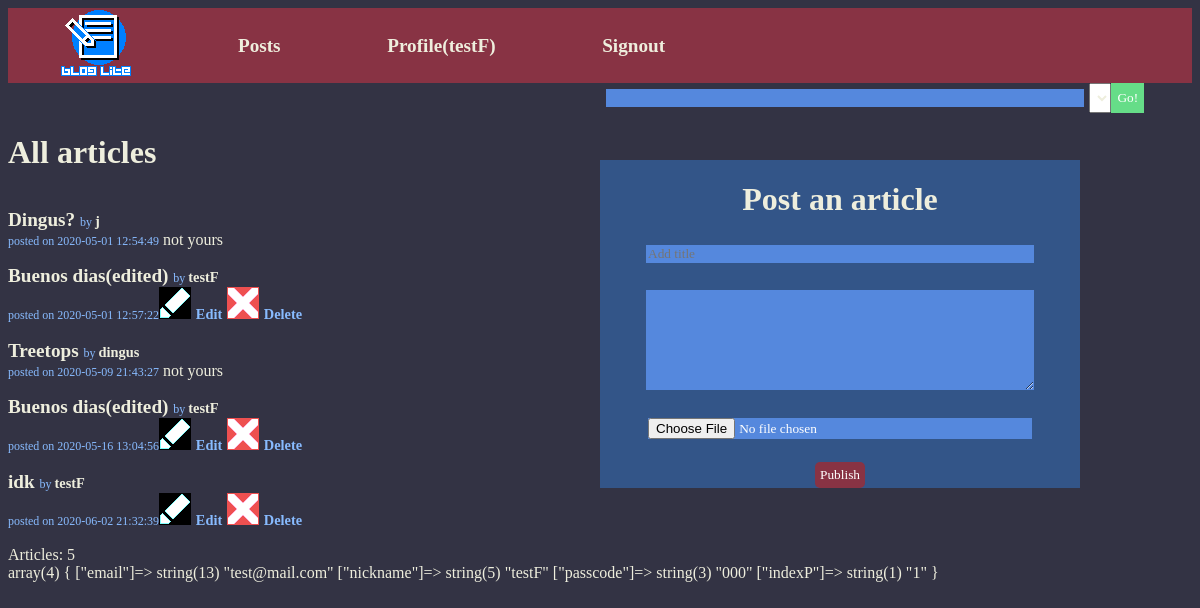
The app's page /?page=post (signed in) with its own data.
### tables this page shows
CREATE TABLE `article` (
  `title` varchar(255) DEFAULT NULL,
  `body` text,
  `submitDate` timestamp NOT NULL DEFAULT CURRENT_TIMESTAMP,
  `indexA` int(8) NOT NULL,
  `indexP` int(8) NOT NULL
);

CREATE TABLE `person` (
  `nickname` varchar(100) DEFAULT NULL,
  `email` varchar(50) DEFAULT NULL,
  `passcode` varchar(60) DEFAULT NULL,
  `indexP` int(8) NOT NULL
);

### View/summary.php (called while the page is built)
<?php
include('Controller/postC.php');
$PostC = new PostC();
$PostC->searchFunction();
$PostC->postCollection();
$PostC->newPost();

### Model/dbConnect.php (called while the page is built)
<?php
class DB
{
    public static function accessDB()
    {
        try
        {
            $DataObject = new PDO('mysql:host=localhost;dbname=projectdb', 'root', 'root');
            $DataObject->setAttribute(PDO::ATTR_ERRMODE, PDO::ERRMODE_EXCEPTION);
            return $DataObject;
        }
        catch (Exception $Error)
        {
            die ('Not connected to database <br>'. $Error->getMessage());
        }
    }
}

### Model/postM.php (called while the page is built, shortened)
<?php
	class PostM
	{
		public function viewAllPost()
		{
			return $this->DataObject->query("SELECT * FROM article INNER JOIN person ON article.indexP = person.indexP")->fetchAll();
		}
	}

### View/postV.php (the view, shortened to what this page needs)
<?php
	class PostV
	{
		public function postForm()
		{
			echo
			'<div class="author">
			<form method="POST" action="" enctype="multipart/form-data">
			<h1>Post an article</h1>
				<input type="text" name="title" placeholder="Add title"><br>
				<textarea name="body" rows="6" cols="80"></textarea><br>
				<input type="file" value="Add picture" name="fileURL"><br>
				<input type="submit" name="publish" class="send" value="Publish">
			</form>
			</div>';
		}
		public function postList($fetchResult)
        {
			echo "<h1>All articles</h1>";
			echo "<div class='postlist'>";
			$i = 0;
            foreach ($fetchResult as $key)
            {
				echo "<p>
					<a href='?page=article&indexA=" . $key['indexA'] . "'> " . $key['title'] . " </a><span class='notice'> by
					<a href='?page=profile&indexP=" . $key['indexP'] . "'> " . $key['nickname'] .
					"</a><br> posted on " . $key['submitDate'] . "</span>";
				if ($_SESSION['indexP'] == $key['indexP'])
				{
					echo "<a href='?page=editarticle&indexA=" . $key['indexA'] . "'><img alt='delete' src='img/edit.png'> <span class='notice'>Edit</span>  </a>
					<a href='?page=postdel&indexA=" . $key['indexA'] . "'><img alt='delete' src='img/delete.png'> <span class='notice'>Delete</span>  </a>
					</p>";
				}
				else
				{
					echo " not yours ";
				}
				$i++;
			}
			if ($i > 0)
			{
				echo "Articles: " . $i . " </div>";
			}
			else
			{
				echo "No articles </div>";
			}
		}
		public function searchBar()
		{
			echo
			'<div class="search">
			<input type="text">
			<select>
			<option></option>
			<option></option>
			</select>
			<button>Go!</button>
			</div>';
		}
	}

### index.php (shortened to what this page needs)
<?php
	include_once("Controller/router.php");
	include_once("Model/dbConnect.php");
?>
<!DOCTYPE html>
<html>
<head>
	<link rel="stylesheet" type="text/css" href="Assets/style.css">
</head>
<body>
	<header>
		<div class="menu">
		<a href="?page=home"><img src="Img/logo.PNG"></a>
		<a href="?page=post">Posts</a>
		<?php echo (isset($_SESSION['nickname'])) ? '<a href="?page=me">
		Profile(' . $_SESSION['nickname'] . ')</a><a href="?page=signout">
		Signout </a>' : '<a href="?page=login"> Login </a><a href="?page=register"> Register </a>' ?>
		</div>
	</header>
	<div class="container">
	<?php
	$Route = new Route();
	$page = (isset($_GET["page"])) ? $_GET["page"] : "";
	$Route->allRoute($page);
	var_dump($_SESSION);
	?>
	</div>
</body>
</html>

### Controller/router.php (shortened to what this page needs)
<?php
    class Route
    {
        public function allRoute($page)
        {
            $this->page = $page;
            switch ($this->page)
            {
                case "post":
                include("View/summary.php");
                break;
            }
        }
    }

### Controller/postC.php (shortened to what this page needs)
<?php
include('Model/PostM.php');
include('View/PostV.php');
class PostC extends PostM
	{
		public function __construct()
		{
			$this->DataObject = DB::accessDB();
		}
		public function searchFunction()
		{
			$PostV = new PostV();
			$PostV->searchBar();
		}
		public function newPost()
		{
			$PostV = new PostV();
			if (isset($_SESSION['indexP']))
			{
				$PostV->postForm();
			}
			else
			{
				$PostV->postNotice("<br><span class='notice'>You must be connected to post articles.</span>");
			}
		}
		public function postCollection()
		{
			$PostV = new PostV();
			$fetchResult = $this->viewAllPost();
			$PostV->postList($fetchResult);
		}
	}
?>

### Assets/style.css (style rules this page uses)
* { color: #EED; font-family: Georgia; transition: all 0.1s; }
body { background: #334; }
.container { display: flex; flex-direction: column; }
header { position: sticky; top : 0; left: 0; background: #834; width: 100%; }
.postlist { width: 50%; }
.search { position: sticky; top: 1%; left: 50%; display: flex; width: 50%; flex-direction: row; }
button { border: none; background: #6D8; color: white; font-family: 1234; font-size: 1.2 em; }
a { text-decoration: none; font-weight: bold; font-size: 1.2em; margin: auto; }
form { display: flex; flex-direction: column; align-items: center; width: 80%; background: #358; justify-content: space-between; }
.author { position: fixed; right: 0%; top: 20%; width: 50%; }
input, textarea { background: #58d; width: 80%; border: none; color: #fff; margin: 1%; }
.menu { width: 60%; display: flex; flex-direction: row; justify-content: space-around; }
.send { padding: 5px; border-radius: 5px; background: #834; width: max-content; margin: auto; border: none; }
.notice { color: #8bf; font-size: 0.75em; }

### records on screen
article: title "Dingus?", indexP.nickname "j", submitDate "2020-05-01 12:54:49", shows "not yours"
article: title "Buenos dias(edited)", indexP.nickname "testF", submitDate "2020-05-01 12:57:22"
article: title "Treetops", indexP.nickname "dingus", submitDate "2020-05-09 21:43:27", shows "not yours"
article: title "Buenos dias(edited)", indexP.nickname "testF", submitDate "2020-05-16 13:04:56"
article: title "idk", indexP.nickname "testF", submitDate "2020-06-02 21:32:39"

### other values on screen
$_SESSION['nickname'] "testF"
$i "5"
